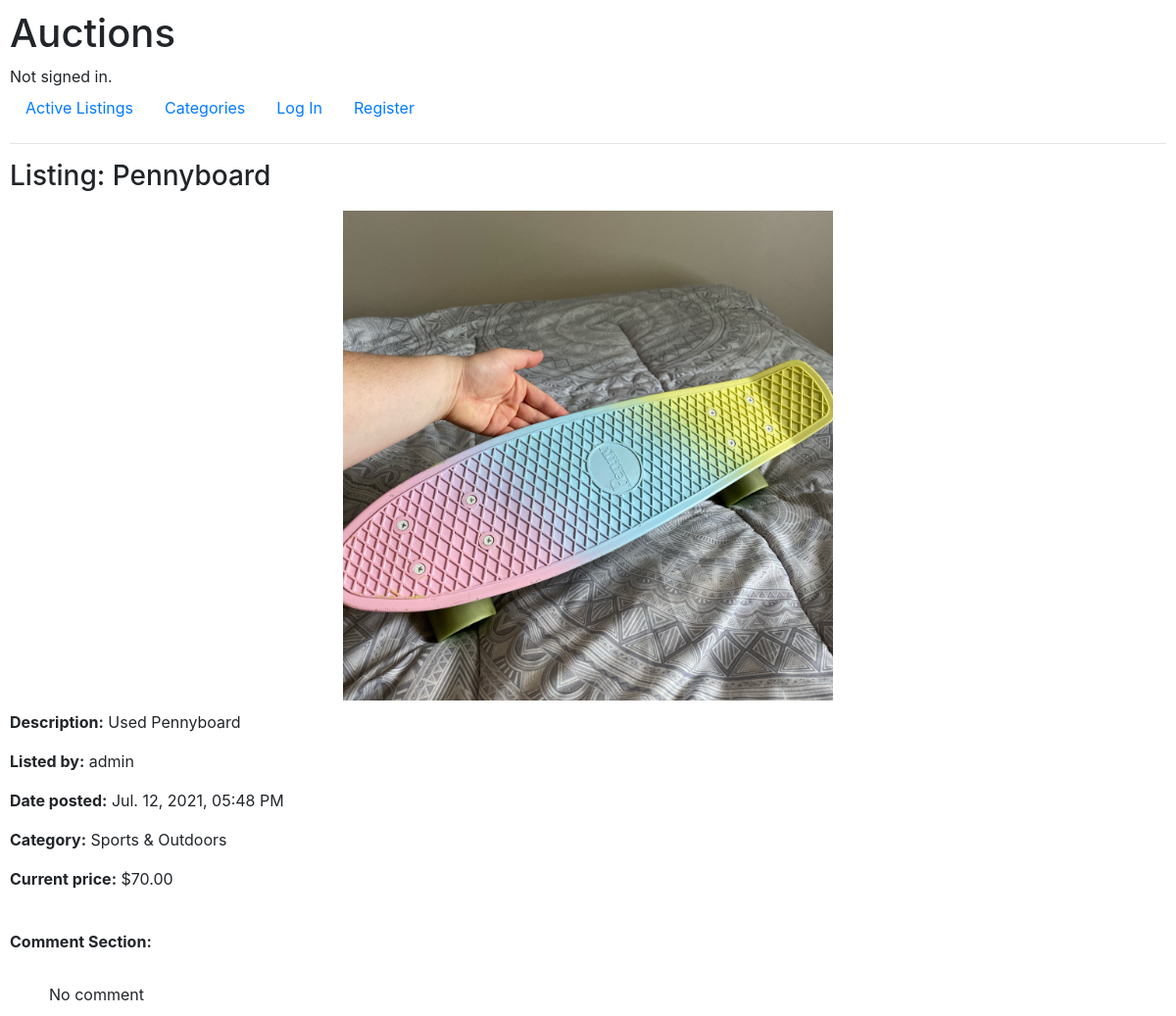
Before: /listing/29 with the older database file.
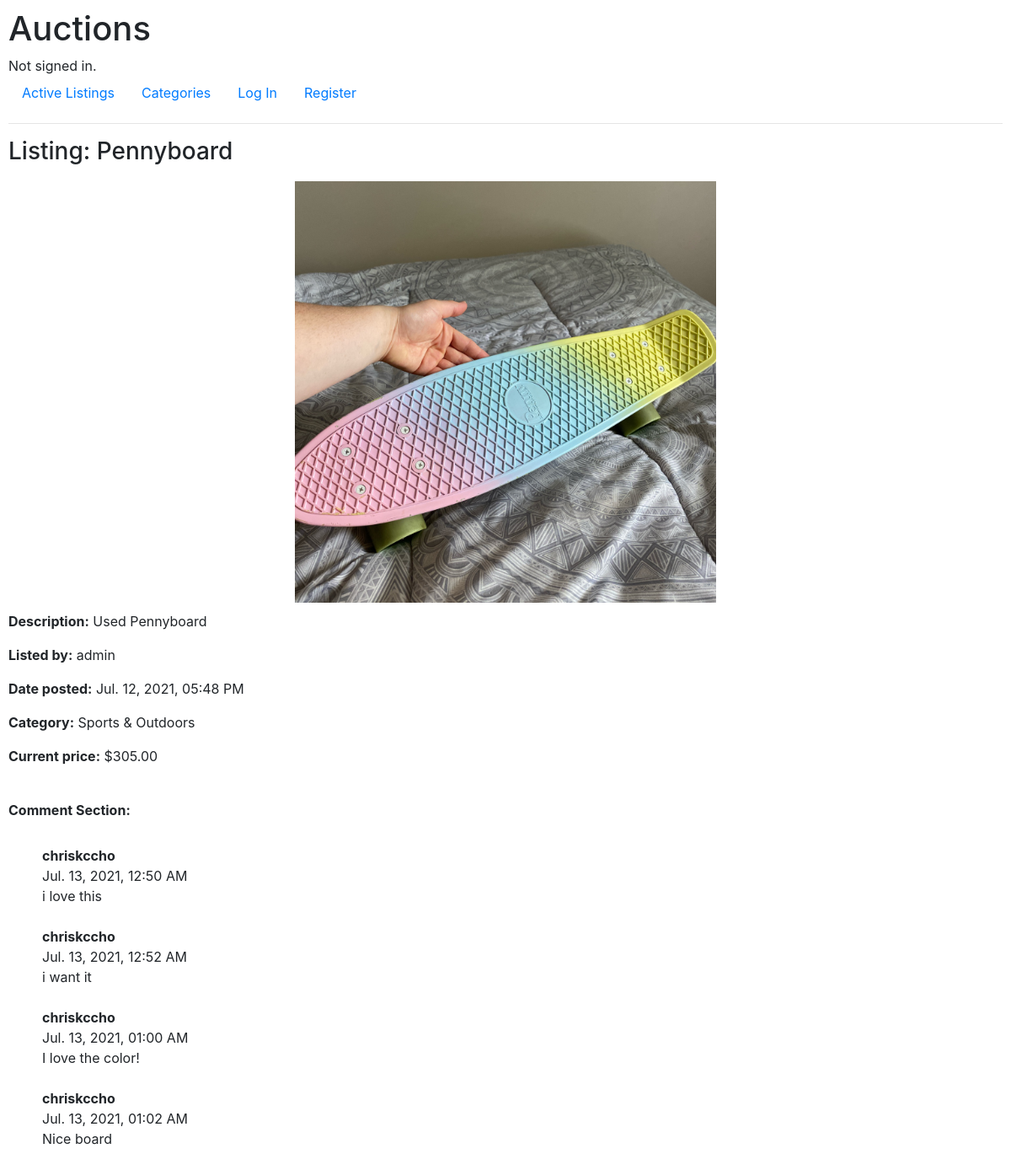
After: the same page with the newer database file.
### auctions/models.py (models this page shows, shortened)
class Listing(models.Model):
    user_id = models.ForeignKey(User, on_delete=models.CASCADE, related_name="this_user_listings")
    title = models.CharField(max_length=64)
    description = models.TextField(blank=True)
    startingbid = models.FloatField()
    currentbid = models.FloatField(blank=True, null=True)
    category = models.ForeignKey(Category, on_delete=models.CASCADE, related_name="this_category_listings", blank=True, null=True)
    image = models.ImageField(null=True, blank=True)
    isitactive = models.BooleanField(default=True)
    watchlist = models.ManyToManyField(User, blank=True, related_name="this_user_fav_listing")
    dateposted = models.DateTimeField(auto_now_add=True)
    def get_starting_bid(self):
        return "{:.2f}".format(self.startingbid)
    def get_current_price(self):
        if self.currentbid is None:
            return "$" + "{:.2f}".format(self.startingbid)
        else:
            return "$" + "{:.2f}".format(self.currentbid)
    def get_date(self):
        return self.dateposted.strftime("%b. %d, %Y, %I:%M %p")

class User(AbstractUser):
    pass

class Category(models.Model):
    category_types = models.CharField(max_length=30)
    def __str__(self):
        return f"{self.category_types}"

class Comment(models.Model):
    user_id = models.ForeignKey(User, on_delete=models.CASCADE, related_name="this_user_comments")
    listing_id = models.ForeignKey(Listing, on_delete=models.CASCADE, related_name="this_listing_comments")
    comment = models.CharField(max_length=255)
    time = models.DateTimeField(auto_now_add=True)
    def get_date(self):
        return self.time.strftime("%b. %d, %Y, %I:%M %p")

### auctions/views.py (the view)
# urls.py: path("listing/<int:listing_id>", views.listing, name="listing"),
def listing(request, listing_id):
    listing = Listing.objects.get(pk=listing_id)
    bidform = BidForm()
    commentform = CommentForm()
    allcomments = listing.this_listing_comments.all()
    if request.user.is_authenticated:
        user_bid_this_listing = request.user.this_user_bids.filter(listing_id = listing_id)
        flag = 'You did not bid on this item'
        for bid in user_bid_this_listing:
            if bid.bidamount == listing.currentbid:
                flag = "You won this auction"
            else:
                flag = "You did not win this auction"
        if listing in request.user.this_user_fav_listing.all():
            value = 'Remove from'
        else:
            value = 'Add to'
        context = {"listing":listing, "bidform":bidform, "value": value, "commentform":commentform, "allcomments":allcomments, "flag":flag}
    else:
        context = {"listing":listing, "bidform":bidform, "commentform":commentform, "allcomments":allcomments}
    return render(request, "auctions/listing.html", context)

### auctions/templates/auctions/listing.html (shortened to what this page needs)
{% extends "auctions/layout.html" %}
{% block body %}
<div class="heading">
    <h3>Listing: {{listing.title}}</h3>
</div>
<div class="full-img">
    <img class="listing-image" src="{{listing.image.url}}">
</div>
<div class="description">
    <p><strong>Description:</strong> {{listing.description}}</p>
    <p><strong>Listed by:</strong> {{listing.user_id.username}}</p>
    <p><strong>Date posted:</strong> {{listing.get_date}}</p>
    <p><strong>Category:</strong> {{listing.category}}</p>
    <p><strong>Current price:</strong> {{listing.get_current_price}}</p>
</div>
<br>
<p><strong>Comment Section:</strong></p>
<div class="comment-section">
{% if allcomments %}
    {% for comment in allcomments %}
    <div class='comment'>
    <strong>{{comment.user_id.username}}</strong>
    <br>
    {{comment.get_date}}
    <br>
    {{comment.comment}}
    <br>
    <br>
    </div>
    {% endfor %}
    {% else %}
    <div class='comment'>
        No comment
    </div>
{% endif %}
</div>
{% endblock %}

### auctions/templates/auctions/layout.html (shortened to what this page needs)
{% load static %}
<!DOCTYPE html>
<html lang="en">
    <head>
        <link rel="stylesheet" href="https://stackpath.bootstrapcdn.com/bootstrap/4.4.1/css/bootstrap.min.css">
        <link href="{% static 'auctions/styles.css' %}" rel="stylesheet">
    </head>
    <body>
        <h1>Auctions</h1>
        <div>
            {% if user.is_authenticated %}
                Signed in as <strong>{{ user.username }}</strong>.
            {% else %}
                Not signed in.
            {% endif %}
        </div>
        <ul class="nav">
            <li class="nav-item">
                <a class="nav-link" href="{% url 'index' %}">Active Listings</a>
            </li>
            <li>
                <a class="nav-link" href="{% url 'categories' %}">Categories</a>
            </li>
            {% if user.is_authenticated %}
                <li class="nav-item">
                    <a class="nav-link" href="{% url 'logout' %}">Log Out</a>
                </li>
                <li>
                    <a class="nav-link" href="{% url 'createlisting' %}">Create Listing</a>
                </li>
                <li>
                    <a class="nav-link" href="{% url 'watchlist' %}">My Watchlist</a>
                </li>
            {% else %}
                <li class="nav-item">
                    <a class="nav-link" href="{% url 'login' %}">Log In</a>
                </li>
                <li class="nav-item">
                    <a class="nav-link" href="{% url 'register' %}">Register</a>
                </li>
            {% endif %}
        </ul>
        <hr>
        {% block body %}
        {% endblock %}
    </body>
</html>

### auctions/static/auctions/styles.css (style rules this page uses)
body { padding: 10px; }
.listing-image { max-width:100%; max-height:100%; }
.heading { display: flex; flex-direction: row; }
.full-img { height: 500px; width: 100%; text-align: center; margin-top: 10px; margin-bottom: 10px; }
.comment-section { margin-top:30px; padding-left:40px; }

Changed rows visible on the page:
changed Listing "Pennyboard": get_current_price "$70.00" → "$305.00"
added Comment: user_id.username "chriskccho", get_date "Jul. 13, 2021, 12:50 AM", comment "i love this"
added Comment: user_id.username "chriskccho", get_date "Jul. 13, 2021, 12:52 AM", comment "i want it"
added Comment: user_id.username "chriskccho", get_date "Jul. 13, 2021, 01:00 AM", comment "I love the color!"
added Comment: user_id.username "chriskccho", get_date "Jul. 13, 2021, 01:02 AM", comment "Nice board"
Other visible differences:
text no longer shown: "No comment"
